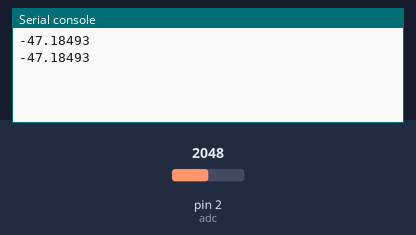
Simulated run of this program. Board: MicroPython board. Shown: the last lines printed to the serial console. The inputs (shaded band) are chosen by the test bench; at power-on: pin 2 (adc) = 2048 (analog values on the 0–4095 scale).

Above: at 1.2 s.
1.3 s: pin 2 (adc) set to 2866
At 2.3 s:
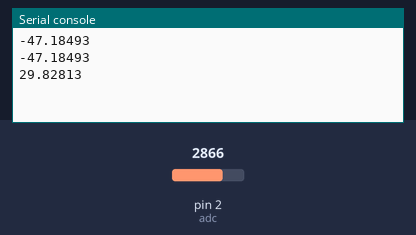
2.8 s: pin 2 (adc) set to 3603
At 3.8 s:
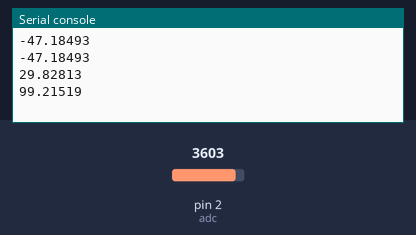
Timing chart, 0 to 5.8 s (numbered marks = the images above; inputs shaded):
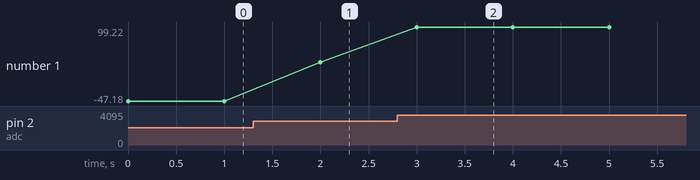

Measured:
- after the input at 1.3 s, the serial console: prints a new line after 0.70 s (image 1)
- after the input at 2.8 s, the serial console: prints a new line after 0.20 s (image 2)
- plotted number 1: -47.18 → 29.83 after the input at 1.3 s, 29.83 → 99.22 after the input at 2.8 s

The program:

2-3.__________3.py
```python
from machine import Pin,ADC
import time

adc = ADC(Pin(2))

try:
    while True:
        voltage = adc.read()/4095*5.02*0.96
        percent = (voltage - 3.0) / (4.25 - 3.0) * 100
        print(percent)
        time.sleep(1.0)

except KeyboardInterrupt:
    print("코드를 종료합니다.")
```
